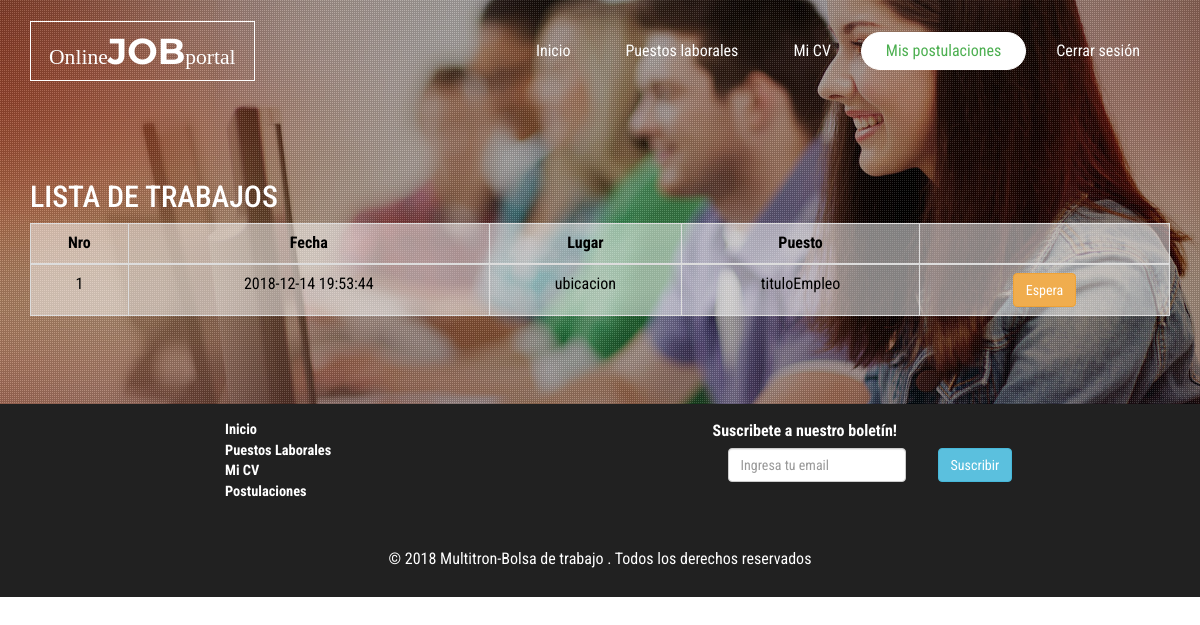
Screenshot of /user/jobseeker/index.php (signed in) with the database file from the repository.
### tables this page shows
CREATE TABLE `postulante_empleo` (
  `id_postulante_empleo` int(11) NOT NULL,
  `id_empleo` int(11) NOT NULL,
  `id_postulante` int(11) NOT NULL,
  `calificacion_cv` int(11) NOT NULL,
  `calificacion_conocimientos` int(11) NOT NULL,
  `calificacion_psicologico` int(11) NOT NULL,
  `calificacion_entrevista` int(11) NOT NULL,
  `fase` int(11) NOT NULL,
  `estado_fase` int(11) NOT NULL
);

CREATE TABLE `empleo` (
  `id_empleo` int(11) NOT NULL,
  `titulo` varchar(100) NOT NULL,
  `ubicacion` varchar(100) NOT NULL,
  `descripcion` varchar(500) NOT NULL,
  `estado` int(11) NOT NULL DEFAULT '1',
  `fecha` datetime NOT NULL DEFAULT CURRENT_TIMESTAMP,
  `c_php` int(11) NOT NULL,
  `c_java` int(11) NOT NULL,
  `c_python` int(11) NOT NULL,
  `c_ofimatica` int(11) NOT NULL,
  `c_angular` int(11) NOT NULL,
  `c_laravel` int(11) NOT NULL,
  `c_net` int(11) NOT NULL,
  `c_sql` int(11) NOT NULL
);

### user/jobseeker/postulaciones_table.php (the view, shortened to what this page needs)
<?php
 $con = conectar();
 $id_post =  $_SESSION['id_post'];
?>
	<form action="" method="post">
        <table class="table table-bordered" style="color: #000; background-color: rgba(255, 255, 255, .5)">
		<thead>
		<tr>
					<th  style="text-align: center">Nro</th>
					<th  style="text-align: center">Fecha</th>
					<th  style="text-align: center">Lugar</th>
					<th  style="text-align: center">Puesto</th>
					<th  style="text-align: center" class="empty"></th>
		</tr>
		</thead>
		<tbody>
		<?php
		$query2 = mysqli_query($con,"SELECT b.*,a.estado_fase FROM postulante_empleo a
		inner join empleo b on a.id_empleo=b.id_empleo and a.id_postulante='$id_post' ")or die(mysqli_error());
		while($row2= mysqli_fetch_array($query2)){
		$nro =$row2['id_empleo'];
		$fecha = $row2['fecha'];
		$lugar =$row2['ubicacion'];
		$puesto =$row2['titulo'];
		$estado_fase =$row2['estado_fase'];
		if ($estado_fase ==0 ){
			$boton='Espera';
			$href='#';
		}
		?>
        <tr>
		<td align="center"><?php echo $nro; ?></td>
		<td align="center"><?php echo $fecha; ?></td>
		<td align="center"><?php echo $lugar ; ?></td>
		<td align="center"><?php echo $puesto; ?></td>
		<td align="center" class="empty" width="250">
		<a data-placement="top" title="Click to View all Details" id="view<?php echo $nro; ?>" href="<?php echo $href; ?>" class="btn btn-warning"><i class="icon-search icon-large"></i><?php echo $boton; ?></a>
            <?php } ?>
        </td>
		</tr>
		</tbody>
	</table>
	</form>

### user/jobseeker/css/style.css (style rules this page uses)
body a { transition: 0.5s all; -webkit-transition: 0.5s all; -o-transition: 0.5s all; -moz-transition: 0.5s all; -ms-transition: 0.5s all; }
html, body { font-size: 100%; font-family: 'Roboto Condensed', sans-serif; }
body { background:#FFFFFF; }

### rows the page displays
postulante_empleo: id_empleo.id_empleo "1", id_empleo.fecha "2018-12-14 19:53:44", id_empleo.ubicacion "ubicacion", id_empleo.titulo "tituloEmpleo", estado_fase "Espera"
